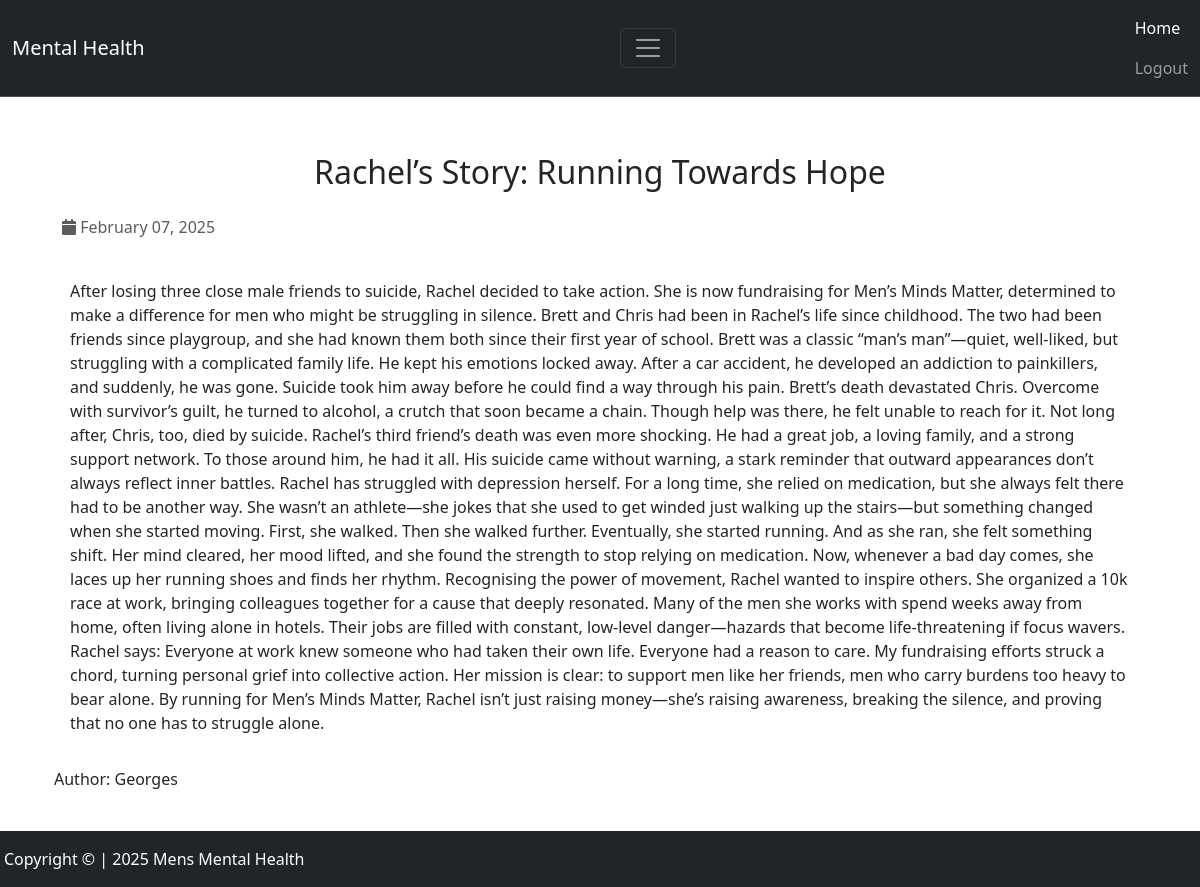
The page /Rachel’s Story: Running Towards Hope/ (signed in) on the database as committed earlier.
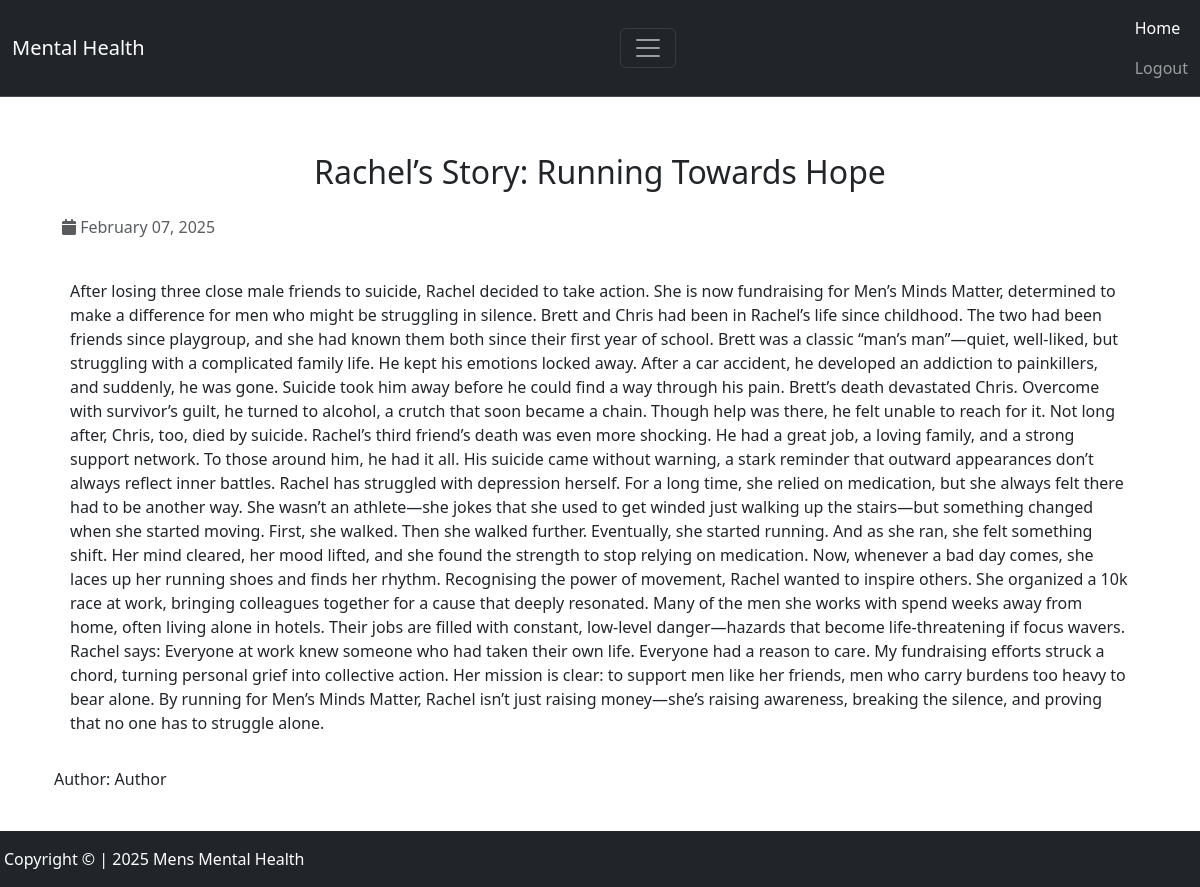
The same page on the database as committed later.
### blog/models.py (models this page shows, shortened)
class Post(models.Model):
    title = models.CharField(max_length=100)
    description = models.TextField()
    date_posted = models.DateField()
    image = models.ImageField(upload_to="images/", blank=True)
    author = models.ForeignKey(Author, on_delete=models.SET_NULL, related_name="posts", null=True)

class Author(models.Model):
    name = models.CharField(max_length=100)
    date_joined = models.DateField(auto_now=True)
    def __str__(self):
        return self.name

### blog/views.py (the view)
# urls.py: path("<str:title>/", BlogDetailView.as_view(), name="blog_detail"),
class BlogDetailView(LoginRequiredMixin, DetailView):
    model = Post
    template_name = "detail.html"
    context_object_name = "post"
    def get_object(self):
        return get_object_or_404(Post, title=self.kwargs['title'])

### blog/templates/detail.html (shortened to what this page needs)
{% extends 'base.html' %} {% load static %}  {% block content %}
<section>
  <div class="container my-5">
    <h2 class="text-center py-2">{{ post.title }}</h2>
    <p class="text-muted p-2">
      <i class="fa fa-calendar"></i> {{ post.date_posted|date:"F d, Y" }}
    </p>
    <p class="p-3">{{ post.description }}</p>
    <p class="pb-5">Author: {{ post.author }}</p>
  </div>
</section>
{% endblock %}

### blog/templates/base.html (shortened to what this page needs)
{% load static %}
<!DOCTYPE html>
<html lang="en">
  <head>
    <link rel="stylesheet" href="{% static 'css/style.css' %}" />
    <link
      href="https://cdn.jsdelivr.net/npm/bootstrap@5.3.3/dist/css/bootstrap.min.css"
      rel="stylesheet"
    />
    <link
      rel="stylesheet"
      href="https://cdnjs.cloudflare.com/ajax/libs/font-awesome/6.7.2/css/all.min.css"
    />
  </head>
  <body>
    <header>
      <nav
        class="navbar bg-dark border-bottom border-body"
        data-bs-theme="dark"
      >
        <div class="container-fluid">
          <a class="navbar-brand" href="#">Mental Health</a>
          <button
            class="navbar-toggler"
            type="button"
            data-bs-toggle="collapse"
            data-bs-target="#navbarNav"
            aria-controls="navbarNav"
            aria-expanded="false"
            aria-label="Toggle navigation"
          >
            <span class="navbar-toggler-icon"></span>
          </button>
          <div class="" id="navbarNav">
            <ul class="navbar-nav">
              <li class="nav-item">
                <a class="nav-link active" aria-current="page" href="#">Home</a>
              </li>
              {% if user.is_authenticated %}
              <li class="nav-item">
                <a class="nav-link" href="{%  url 'users:logout' %}">Logout</a>
              </li>
              {% endif %}
            </ul>
          </div>
        </div>
      </nav>
    </header>
    <main class="container my-5">{% block content %}{% endblock %}</main>
    <footer class="footer bg-dark text-white fixed-bottom mt-5">
      <div class="row d-flex justify-content-between">
        <div class="p-3">
          <span class="text-start"> Copyright &copy; | 2025 </span>
          <span class="text-end"> Mens Mental Health </span>
        </div>
      </div>
    </footer>
  </body>
</html>

Rows that differ between the two databases and show on the page:
changed through a linked row, Post "Rachel’s Story: Running Towards Hope": author "Georges" → "Author"
